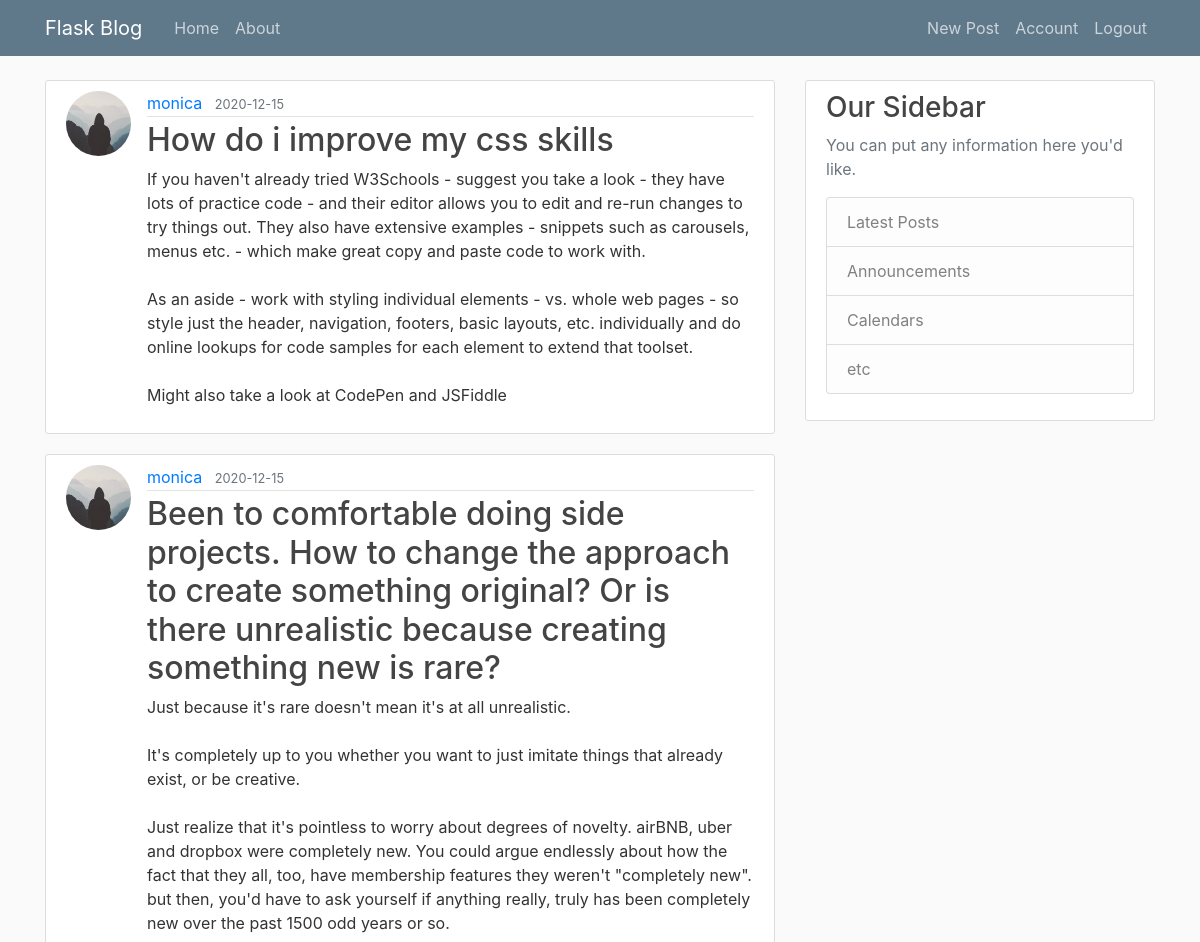
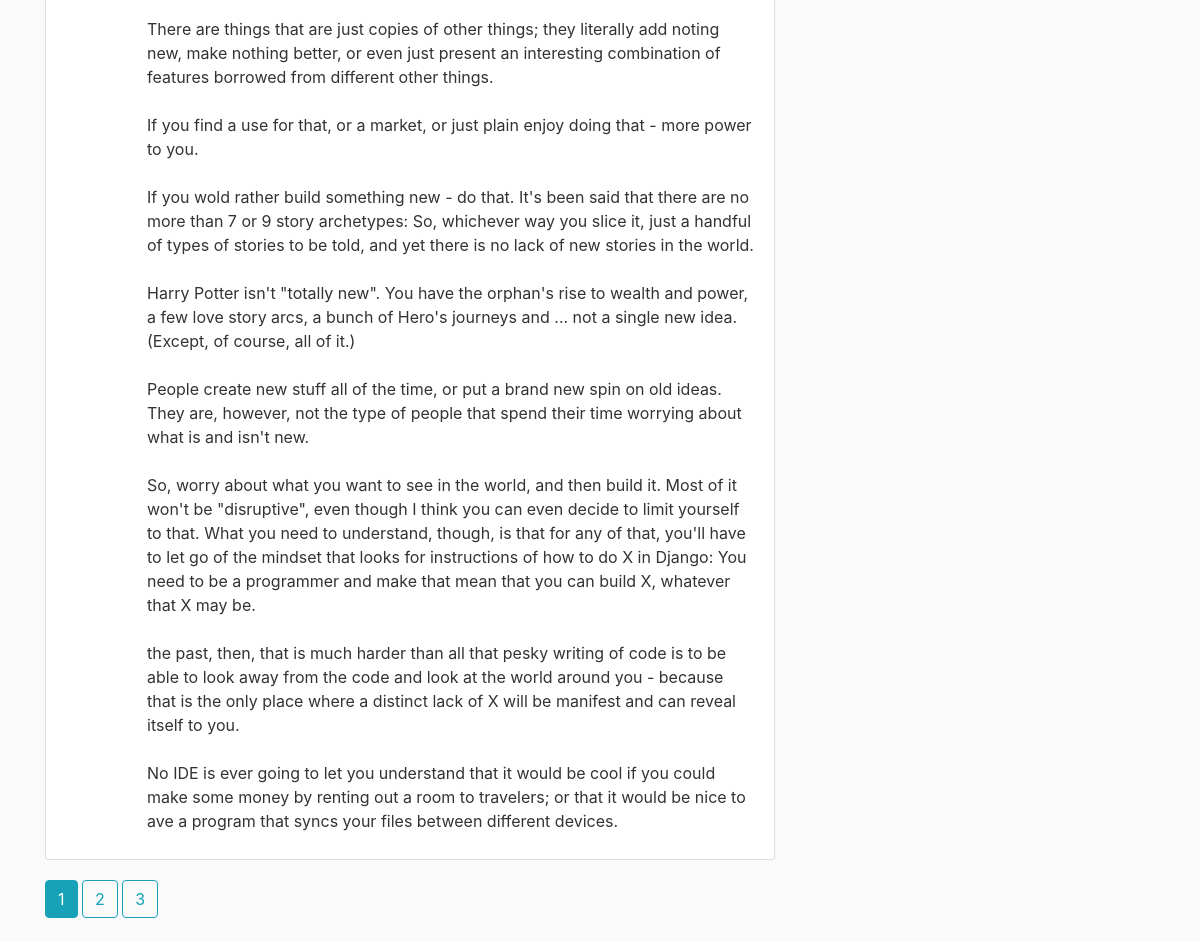
Screenshot of /home (signed in) with the database file from the repository (2 pictures, top to bottom).
### flaskblog/models.py (models this page shows, shortened)
class Post(db.Model):
    id = db.Column(db.Integer, primary_key=True)
    title = db.Column(db.String(100), nullable=False)
    date_posted = db.Column(db.DateTime, nullable=False, default=datetime.utcnow)
    content = db.Column(db.Text, nullable=False)
    user_id = db.Column(db.Integer, db.ForeignKey('user.id'), nullable=False)

class User(db.Model, UserMixin):
    id = db.Column(db.Integer, primary_key=True)
    username = db.Column(db.String(20), unique=True, nullable=False)
    email = db.Column(db.String(120), unique=True, nullable=False)
    image_file = db.Column(db.String(20), nullable=False, default='default.jpg')
    password = db.Column(db.String(60), nullable=False)
    posts = db.relationship('Post', backref='author', lazy=True)

### flaskblog/main/routes.py (the view)
@main.route('/')
@main.route('/home')
def home():
    page = request.args.get('page',1,type=int)
    posts = Post.query.order_by(Post.date_posted.desc()).paginate(page=page,per_page=2)
    return render_template('home.html', posts=posts)

### flaskblog/models.py (called while the page is built)
@login_manager.user_loader
def load_user(user_id):
    return User.query.get(int(user_id))

### flaskblog/templates/home.html
{% extends "layout.html" %}
{% block content %}
{% for post in posts.items %}
<article class="media content-section">
    <img class="rounded-circle article-img"
        src="{{ url_for('static', filename='profile_pics/' + post.author.image_file) }}">
    <div class="media-body">
        <div class="article-metadata">
            <a class="mr-2" href={{ url_for('users.user_posts',
                username=post.author.username) }}>{{ post.author.username }}
            </a>
            <small class="text-muted">{{ post.date_posted.strftime('%Y-%m-%d')
                }}</small>
        </div>
        <h2><a class="article-title"
                href="{{ url_for('posts.post', post_id=post.id)}}">{{ post.title
                }}</a>
        </h2>
        <p class="article-content">{{ post.content }}</p>
    </div>
</article>
{% endfor %}
{% for page_num in posts.iter_pages(left_edge=1, right_edge=1, left_current=1,
right_current=2) %}
{% if page_num %}
{% if posts.page == page_num %}
<a class="btn btn-info mb-4" href="{{ url_for('main.home', page=page_num) }}">{{
    page_num }}</a>
{% else %}
<a class="btn btn-outline-info mb-4"
    href="{{ url_for('main.home', page=page_num) }}">{{ page_num }}</a>
{% endif %}
{% else %}
...
{% endif %}
{% endfor %}
{% endblock content %}

### flaskblog/static/main.css (style rules this page uses)
body { background: #fafafa; color: #333333; margin-top: 5rem; }
h1, h2, h3, h4, h5, h6 { color: #444444; }
.content-section { background: #ffffff; padding: 10px 20px; border: 1px solid #dddddd; border-radius: 3px; margin-bottom: 20px; }
.article-title { color: #444444; }
.article-content { white-space: pre-line; }
.article-img { height: 65px; width: 65px; margin-right: 16px; }
.article-metadata { padding-bottom: 1px; margin-bottom: 4px; border-bottom: 1px solid #e3e3e3 }

### rows the page displays
Post: image_file (placeholder picture), author.username "monica", date_posted "2020-12-15", title "How do i improve my css skills", content "If you haven't already tried W3Schools - suggest you take a look - they have lots of practice code - and their editor allows you to edit and re-run changes to try things out. They also have extensive examples - snippets such as carousels, menus etc. - which make great copy and paste code to work with. As an aside - work with styling individual elements - vs. whole web pages - so style just the header, navigation, footers, basic layouts, etc. individually and do online lookups for code samples for each element to extend that toolset. Might also take a look at CodePen and JSFiddle"
Post: image_file (placeholder picture), author.username "monica", date_posted "2020-12-15", title "Been to comfortable doing side projects. How to change the approach to create something original? Or is there unrealistic because creating something new is rare?", content "Just because it's rare doesn't mean it's at all unrealistic. It's completely up to you whether you want to just imitate things that already exist, or be creative. Just realize that it's pointless to worry about degrees of novelty. airBNB, uber and dropbox were completely new. You could argue endlessly about how the fact that they all, too, have membership features they weren't \"completely new\". but then, you'd have to ask yourself if anything really, truly has been completely new over the past 1500 odd years or so. There are things that are just copies of other things; they literally add noting new, make nothing better, or even just present an interesting combination of features borrowed…"

### other values shown
{{ page_num }} "1"
{{ page_num }} "2" "3"
